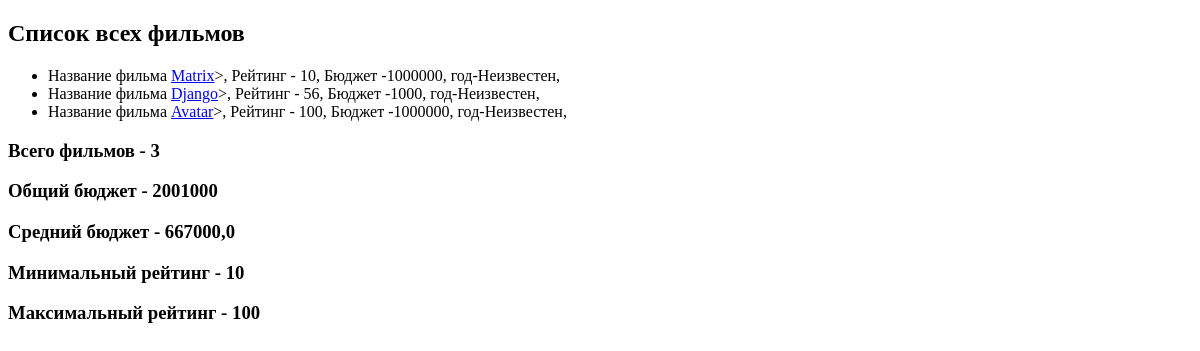
Before: / with the older database file.
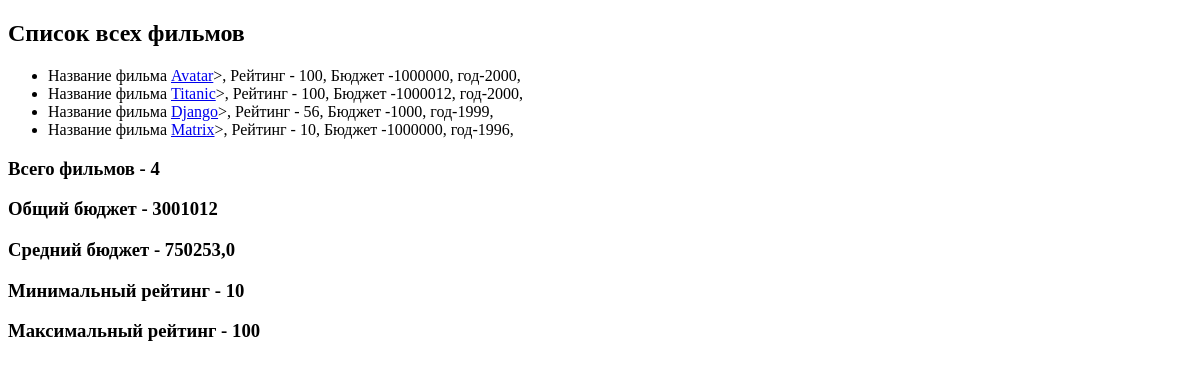
After: the same page with the newer database file.
### movie_app/models.py (models this page shows, shortened)
class Movie(models.Model):
    name = models.CharField(max_length=40)
    rating = models.IntegerField()
    year = models.IntegerField(null=True, blank=True)
    budget = models.IntegerField(default=1000000)
    slug = models.SlugField(default='', null=False, db_index=True)
    def get_url(self):
        return reverse('movie-detail', args=[self.slug])

### movie_app/views.py (the view)
# urls.py: path('', views.show_all_movies),
def show_all_movies(request):
    movies = Movie.objects.order_by(F('year').desc(nulls_last=True), 'rating')
    aggregate = movies.aggregate(Sum('budget'), Avg('budget'), Avg('rating'), Min('rating'), Max('rating'), Count('id'))
    return render(request, 'movie_app/all_movies.html', {
        'movies': movies,
        'aggregate': aggregate
    })

### movie_app/templates/movie_app/all_movies.html (shortened to what this page needs)
{% extends 'movie_app/base.html' %}
{% block content %}
    <h2>Список всех фильмов</h2>
    <ul>
        {% for item in movies %}
            <li>
                Название фильма <a href="{{ item.get_url }}">{{ item.name }}</a>>,
                Рейтинг - {{ item.rating }},
                Бюджет -{{ item.budget }},
                год-{{ item.year|default:"Неизвестен" }},
            </li>
        {% endfor %}
    </ul>
    <h3>Всего фильмов - {{ aggregate.id__count }}</h3>
    <h3>Общий бюджет - {{ aggregate.budget__sum }}</h3>
    <h3>Средний бюджет - {{ aggregate.budget__avg }}</h3>
    <h3>Минимальный рейтинг -  {{ aggregate.rating__min }}</h3>
    <h3>Максимальный рейтинг -  {{ aggregate.rating__max }}</h3>
{% endblock %}

### movie_app/templates/movie_app/base.html (shortened to what this page needs)
<!DOCTYPE html>
<html lang="en">
<head>
</head>
<body>
    {% block content %}
    {% endblock %}
</body>
</html>

Changed rows visible on the page:
changed Movie "Avatar": year "Неизвестен" → "2000"; moves up the list
added Movie: name "Titanic", rating "100", budget "1000012", year "2000"
changed Movie "Django": year "Неизвестен" → "1999"; moves down the list
changed Movie "Matrix": year "Неизвестен" → "1996"
Other visible differences:
{{ aggregate.id__count }}: "3" → "4"
{{ aggregate.budget__sum }}: "2001000" → "3001012"
{{ aggregate.budget__avg }}: "667000,0" → "750253,0"
